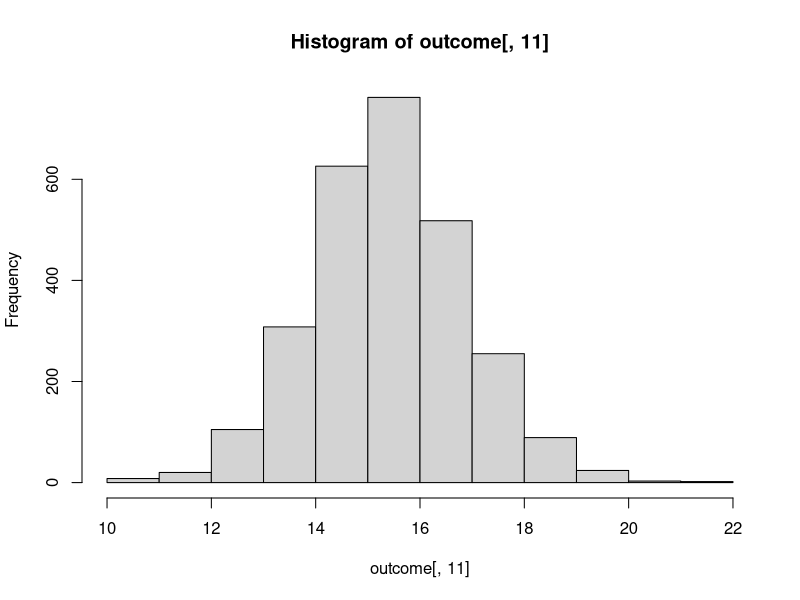

Source code (R):
## ---- chunk 1
outcome <- read.csv("outcome-of-care-measures.csv", colClasses = "character")
head(outcome)
## ---- chunk 2
outcome <- read.csv("outcome-of-care-measures.csv")
## ---- chunk 3
outcome[,11] <- as.numeric(outcome[,11])

hist(outcome[,11])
## ---- chunk 4
best <- function (state, restriccion)
{
  
  ## To Propercase
  require(stringi)
 
  restriccion <- stri_trans_general(restriccion, id = "Title")
  print(restriccion)
  
  
  ## Read outcome data
  outcome <- read.csv("outcome-of-care-measures.csv", colClasses = "character")
  
  ## Check that state and outcome are valid
  
  estadoOk <- sum(sapply(outcome$State,function(x) x == state)) == 0
  
  if (estadoOk) {
     
      stop('Invalid state')
    }
  
  
  tipoRest <- c("Heart Attack", "Heart Failure", "Pneumonia")
  siTipo <- sum(sapply(tipoRest,function(x) x == restriccion)) == 0
  
  if(siTipo){
   
        stop('Invalid outcome')
  }
  
  
  
  
  ## Return hospital name in the sate with lowest 30-day death
  
  library(dplyr)
  prefijo <- "Lower.Mortality.Estimate...Hospital.30.Day.Death..Mortality..Rates.from"
indice <- sub(" ",".",restriccion)
completo <- paste(prefijo,indice,sep = ".")
  subOutcome <- outcome %>% select(State,Hospital.Name,completo)
  
  ## ---- Cambio los nombre de columnas mas simple
  
  names(subOutcome) = c("Estado","Hospital","Data")
  
  ## --- Solo recuperar datos del estado/provincia seleccionado
  subOutcome <- subset(subOutcome,Estado == state)
  
  
 
  
  #texto a número

  subOutcome$Data  <- as.numeric(subOutcome$Data)
  
   ## --- Eliminar NA
  
  subOutcome <- subOutcome %>% filter(!is.na(Data))
  
  
  

  ## rate
  
  
  
  
  
  subOutcome <- subOutcome %>% arrange(Data)
  
  #---- Iterar entre los valores menores
  
  mejor <- subOutcome[1,3]
  
  # --- Extraere los mejores
  
subOutcome %>% filter(Data == mejor) %>% arrange(Data)
  
  
  
}





## ---- chunk 5
 best("TX","heart Attack")
## ---- chunk 6
rankhospital <- function(state, restriccion, num = "best") {
  ## Read outcome data
  ## Check that state and restriccion are valid
  
  require(stringi)
 
  restriccion <- stri_trans_general(restriccion, id = "Title")
  print(restriccion)
  
  
  ## Read outcome data
  outcome <- read.csv("outcome-of-care-measures.csv", colClasses = "character")
  
  ## Check that state and outcome are valid
  
  estadoOk <- sum(sapply(outcome$State,function(x) x == state)) == 0
  
  if (estadoOk) {
     
      stop('Invalid state')
    }
  
  tipoRest <- c("Heart Attack", "Heart Failure", "Pneumonia")
  siTipo <- sum(sapply(tipoRest,function(x) x == restriccion)) == 0
  if(siTipo){
   
        stop('Invalid outcome')
  }
  ## 2.-Validar que sean "best", "worst" número y menor al número de provincias
  
  ## 2.1.-  --- Primero se valida si es un número y si este es menora a los casos del estado
  
  ## 2.1.1.- contruimos el nombre de la columna para rate
  
  library(dplyr)
  prefijo <- "Hospital.30.Day.Death..Mortality..Rates.from."
  indice <- sub(" ",".",restriccion)
  completo <- paste(prefijo,indice,sep = ".")
  outcome <- outcome %>% select(State,Hospital.Name,ZIP.Code,completo)
  
  
  ## ---- Cambio los nombre de columnas mas simple
  
  names(subOutcome) = c("Estado","Hospital","ZIP","Rate")
  
  ## --- Solo recuperar datos del estado/provincia seleccionado
  outcome <- subset(outcome,Estado == state)
  
  textosAValidar <- c("best","worst")
  num <- stri_trans_general(num,id="lower")
  
  
  
  if(is.numeric(num)){
    num <- as.numeric(num)
    tamanio <- nrow(outcome)
    if (tamanio > num)
    {
      stop('El tamaño num es superior a los datos del estado')
    }
  }else if(!(num %in% textosAValidar)){
    stop('num puede tomar el valor de best o worst')
  }
  
   #texto a número

  outcome$Data  <- as.numeric(subOutcome$Rate)
  
   ## --- Eliminar NA
  
  outcome <- subOutcome %>% filter(!is.na(Rate))
  

  
  #Ordenar por Rate y nombre de hospital
  
  outcome <- outcome %>% arrange(Rate,Hospital)
  
  
  ## Return hospital name in that state with the given rank
  
  
  
  ## 30-day death rate
  
  
  
}
